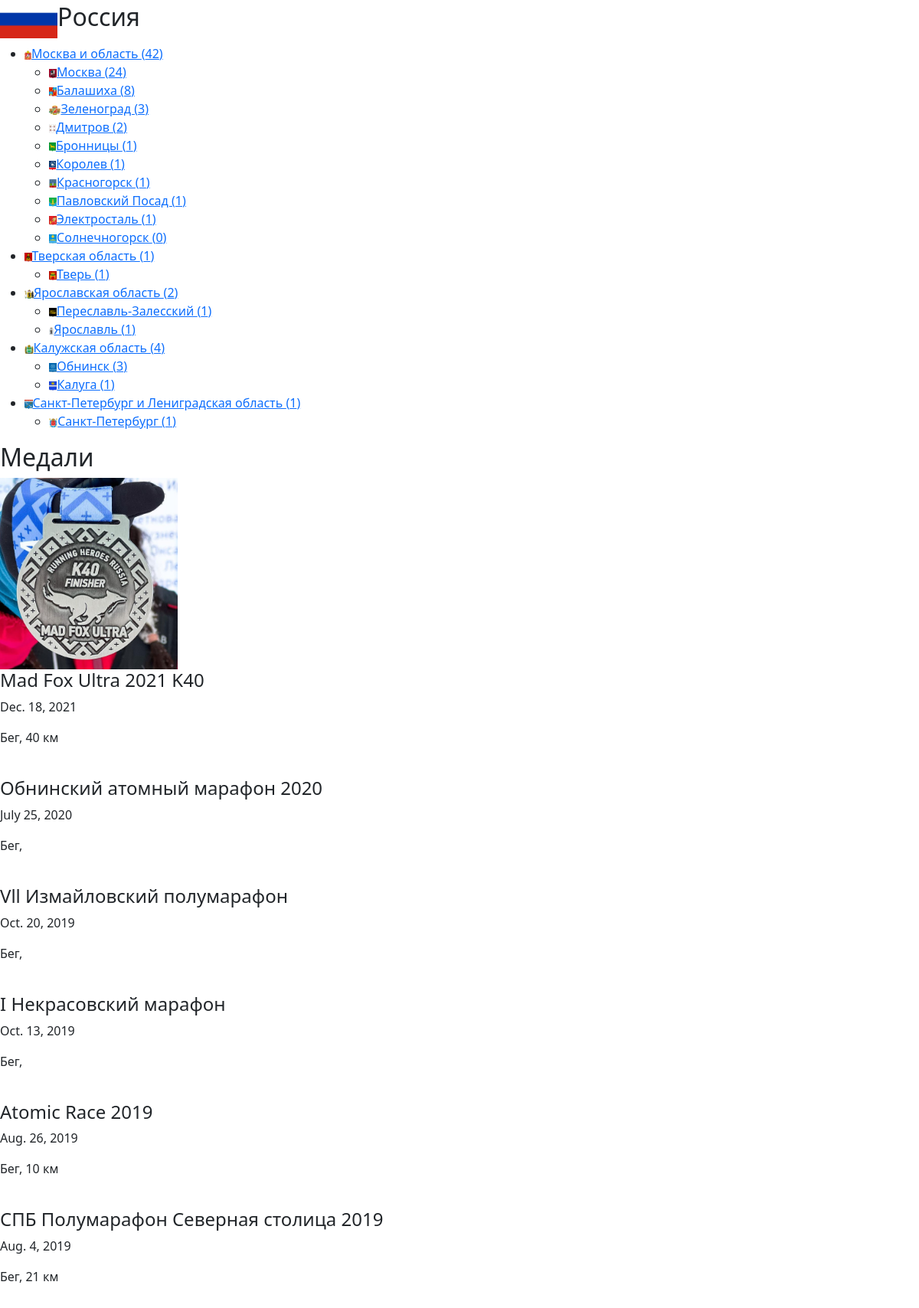
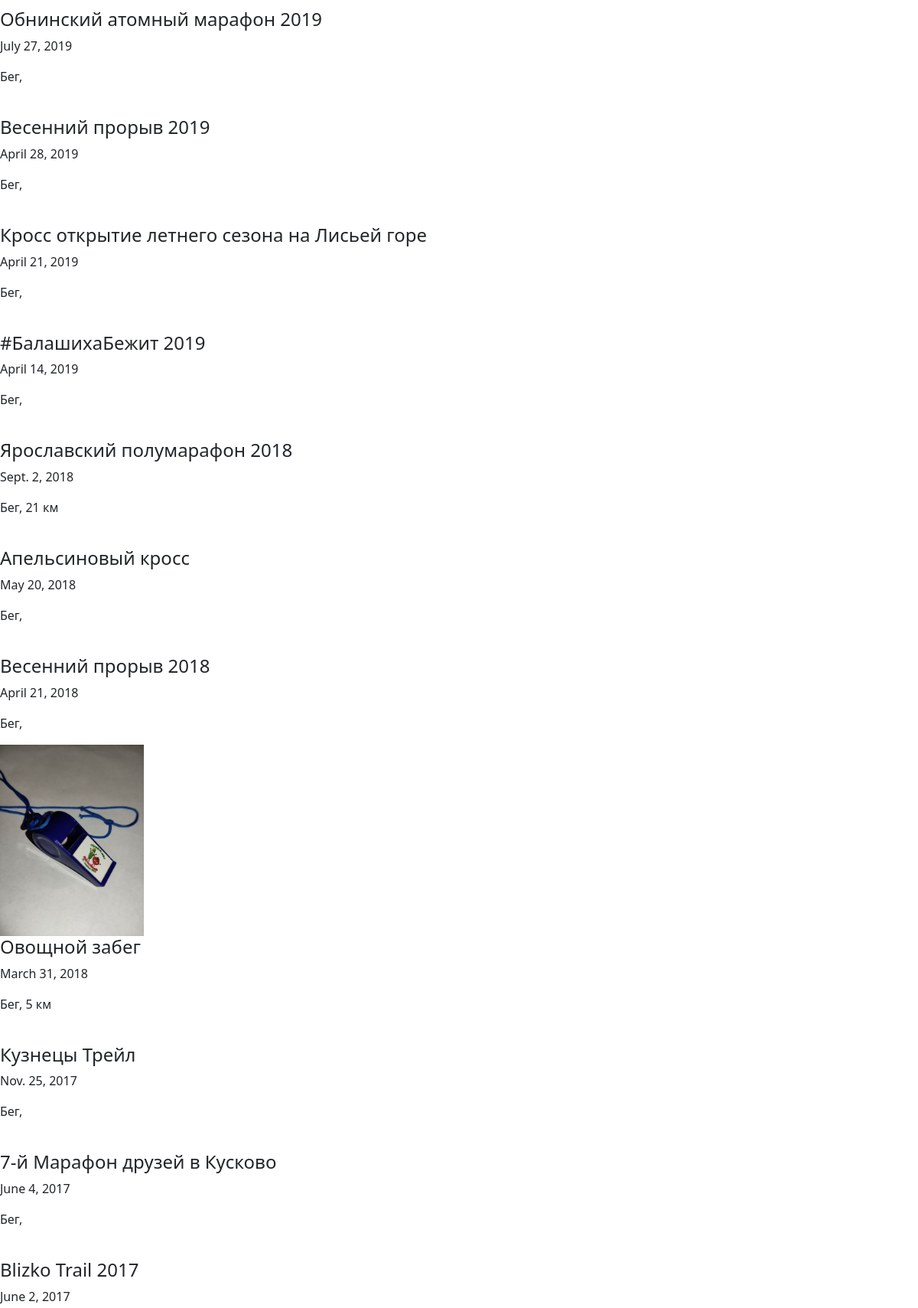
The page /country/1 (upper part) on the database its author committed (2 pictures, top to bottom).
### medals/models.py (models this page shows, shortened)
class Country(models.Model):
    name = models.CharField(max_length = 200)
    count = models.IntegerField(default = 0)
    flag_path = models.ImageField(blank = True, upload_to='static/images/flags/countries')

class Region(models.Model):
    country = models.ForeignKey(Country, on_delete = models.CASCADE)
    name = models.CharField(max_length = 200)
    count = models.IntegerField(default=0)
    flag_path = models.ImageField(blank = True, upload_to='static/images/flags/regions')
    def get_cities(self):
        return self.city_set.all().order_by('-count', 'name')

class City(models.Model):
    country = models.ForeignKey(Country, on_delete = models.CASCADE)
    region = models.ForeignKey(Region, on_delete = models.CASCADE, blank = True, null=True)
    name = models.CharField(max_length = 200)
    count = models.IntegerField(default = 0)
    flag_path = models.ImageField(blank = True, upload_to='static/images/flags/cities')

class Medal(models.Model):
    country = models.ForeignKey(Country, on_delete = models.CASCADE)
    region = models.ForeignKey(Region, on_delete = models.CASCADE, blank = True, null=True)
    city = models.ForeignKey(City, on_delete = models.CASCADE)
    sport = models.ForeignKey(Sport, on_delete = models.CASCADE, to_field='name', default='Бег')
    series = models.ForeignKey(Series, on_delete = models.CASCADE, blank = True, null=True)
    org = models.ForeignKey(Org, on_delete = models.CASCADE, blank = True, null=True)
    name = models.CharField(max_length = 200)
    date_added = models.DateField(auto_now = True)
    date = models.DateField(auto_now = False)
    distance = models.CharField(blank = True, max_length = 15)
    photo = models.ImageField(upload_to='static/images/medals/')
    photo_second = models.ImageField(blank = True, upload_to='static/images/medals')
    likes = models.IntegerField(default = 0)
    added_by = models.CharField(blank = True, max_length = 200, default='fatum')
    credentials = models.CharField(blank = True, max_length = 200, default='@fa_tum')

class Sport(models.Model):
    name = models.CharField(max_length = 200, unique = True)
    count = models.IntegerField(default = 0)
    descriprion = models.TextField(blank = True)
    logo = models.FileField(blank = True, upload_to='static/images/logos/sports')
    def __str__(self):
        return self.name

### medals/views.py (the view)
# urls.py: path('country/<int:id>', views.country),
def country(request, id):
    country = Country.objects.get(id=id)
    regions = Region.objects.filter(country = id)
    medals = Medal.objects.filter(country = id).order_by('-date')
    return render(request, 'medals/country.html', context={"country": country, "regions": regions, "medals": medals})

### templates/medals/country.html (shortened to what this page needs)
<!DOCTYPE html>
{% load static %}
<html>
<head>
  <link href="https://cdn.jsdelivr.net/npm/bootstrap@5.1.3/dist/css/bootstrap.min.css" rel="stylesheet">
</head>
<body>
  <h2><img src="../{{ country.flag_path }}" height=50></img>{{country.name}}</h2>
    {% if regions.count > 0%}
      <ul>
        {% for region in regions %}
          <li><a href="region/{{region.id}}"><img src="../{{ region.flag_path }}" height=12></img>{{ region.name }} ({{ region.count }})</a></li>
            {% if region.get_cities.count > 0 %}
              <ul>
                {% for city in region.get_cities %}
                  <li><a href="../city/{{city.id}}"><img src="../{{ city.flag_path }}" height=12></img>{{ city.name }} ({{ city.count }})</a></li>
                {% endfor %}
              </ul>
            {% endif %}
        {% endfor %}
      </ul>
    {% endif %}
<h2>Медали</h2>
{% if medals.count > 0 %}
  {% for medal in medals %}
      <div>
        <img src="../{{ medal.photo}}" alt="" height=250>
        <h4>{{medal.name}}</h4>
        <p>{{medal.date}}</p>
        <p>{{medal.sport}}, {{medal.distance}}</p>
      </div>
  {% endfor %}
{% endif %}
</body>
</html>

### rows shown on the page
Country: flag_path (picture), name "Россия"
Region: flag_path (picture), name "Москва и область", count "42"
City: flag_path (picture), name "Москва", count "24"
City: flag_path (picture), name "Балашиха", count "8"
City: flag_path (picture), name "Зеленоград", count "3"
City: flag_path (picture), name "Дмитров", count "2"
City: flag_path (picture), name "Бронницы", count "1"
City: flag_path (picture), name "Королев", count "1"
City: flag_path (picture), name "Красногорск", count "1"
City: flag_path (picture), name "Павловский Посад", count "1"
City: flag_path (picture), name "Электросталь", count "1"
City: flag_path (picture), name "Солнечногорск", count "0"
Region: flag_path (picture), name "Тверская область", count "1"
City: flag_path (picture), name "Тверь", count "1"
Region: flag_path (picture), name "Ярославская область", count "2"
City: flag_path (picture), name "Переславль-Залесский", count "1"
City: flag_path (picture), name "Ярославль", count "1"
Region: flag_path (picture), name "Калужская область", count "4"
City: flag_path (picture), name "Обнинск", count "3"
City: flag_path (picture), name "Калуга", count "1"
Region: flag_path (picture), name "Санкт-Петербург и Лениградская область", count "1"
City: flag_path (picture), name "Санкт-Петербург", count "1"
Medal: photo (picture), name "Mad Fox Ultra 2021 K40", date "Dec. 18, 2021", sport "Бег", distance "40 км"
Medal: name "Обнинский атомный марафон 2020", date "July 25, 2020", sport "Бег"
Medal: name "Vll Измайловский полумарафон", date "Oct. 20, 2019", sport "Бег"
Medal: name "I Некрасовский марафон", date "Oct. 13, 2019", sport "Бег"
Medal: name "Atomic Race 2019", date "Aug. 26, 2019", sport "Бег", distance "10 км"
Medal: name "СПБ Полумарафон Северная столица 2019", date "Aug. 4, 2019", sport "Бег", distance "21 км"
Medal: name "Обнинский атомный марафон 2019", date "July 27, 2019", sport "Бег"
Medal: name "Весенний прорыв 2019", date "April 28, 2019", sport "Бег"
Medal: name "Кросс открытие летнего сезона на Лисьей горе", date "April 21, 2019", sport "Бег"
Medal: name "#БалашихаБежит 2019", date "April 14, 2019", sport "Бег"
Medal: name "Ярославский полумарафон 2018", date "Sept. 2, 2018", sport "Бег", distance "21 км"
Medal: name "Апельсиновый кросс", date "May 20, 2018", sport "Бег"
Medal: name "Весенний прорыв 2018", date "April 21, 2018", sport "Бег"
Medal: photo (picture), name "Овощной забег", date "March 31, 2018", sport "Бег", distance "5 км"
Medal: name "Кузнецы Трейл", date "Nov. 25, 2017", sport "Бег"
Medal: name "7-й Марафон друзей в Кусково", date "June 4, 2017", sport "Бег"
Medal: name "Blizko Trail 2017", date "June 2, 2017"
